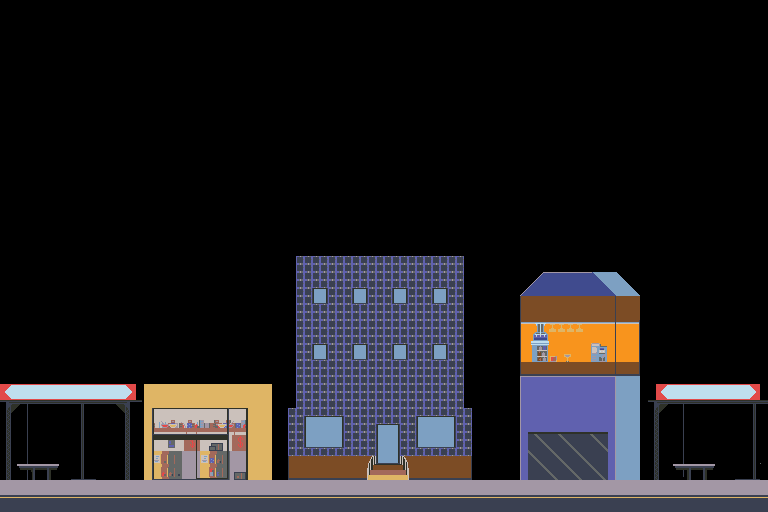

The image is a tile-based game level rendered from a .tmx file. Its description and source (layers, tilesets, objects; grid data summarised) follow:
An orthogonal 96x64 tile map with 8x8 px tiles, 1 tile layer (BG 2), 3 hidden layers not drawn.

<map version="1.10" tiledversion="1.10.2" orientation="orthogonal" renderorder="right-down" width="96" height="64" tilewidth="8" tileheight="8" infinite="0" nextlayerid="6" nextobjectid="1">
 <editorsettings>
  <export target="../Milestone 2/mainstreetTilemap.c" format="gba" />
 </editorsettings>
 <tileset firstgid="1" source="mainstreettileset.tsx" />
 <layer id="4" name="BG 3" width="96" height="64" visible="0">
  <data>[6144 cells, 6144 non-empty, 37 distinct tile ids]</data>
 </layer>
 <layer id="1" name="BG 2" width="96" height="64">
  <data>[6144 cells, 1847 non-empty, 335 distinct tile ids]</data>
 </layer>
 <layer id="3" name="BG 1" width="96" height="64" visible="0">
  <data>[6144 cells, 433 non-empty, 241 distinct tile ids]</data>
 </layer>
 <layer id="2" name="BG 0" width="96" height="64" visible="0">
  <data>[6144 cells, 194 non-empty, 71 distinct tile ids]</data>
 </layer>
</map>